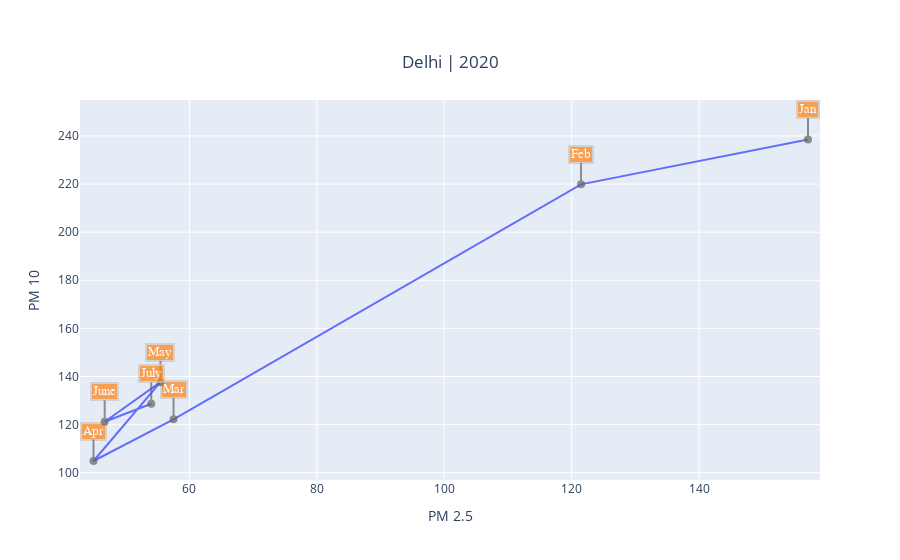
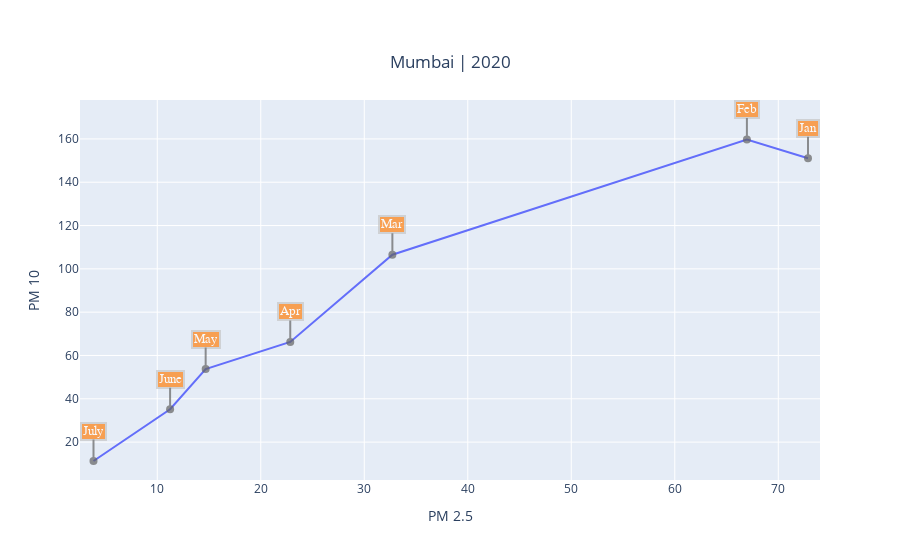
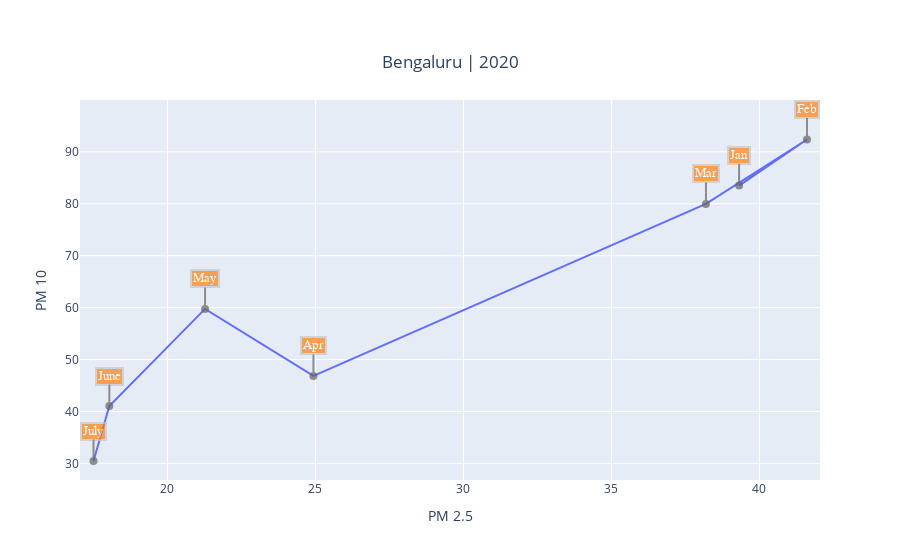
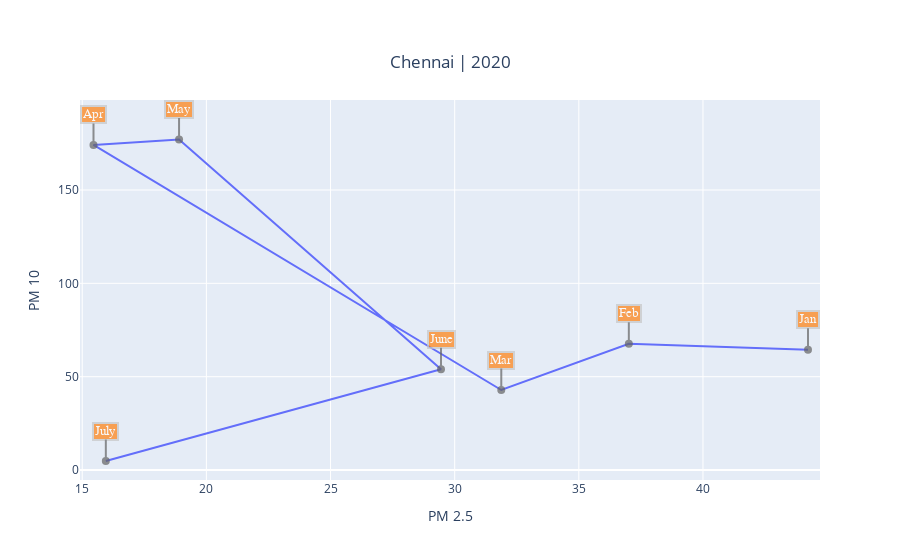

Notebook cell for these charts, in order:
### Code cell
city_num=0
for i in dfs:
    xlist = i["PM2.5"]
    xlist = np.asarray(xlist)
    ylist = i["PM10"]
    ylist = np.asarray(ylist)
    merged_list = tuple(zip(xlist, ylist))
    fig= go.Figure()
    fig.add_trace(go.Scatter(x=i['PM2.5'], y=i['PM10'], mode = 'lines'))

    fig.add_annotation(
                x=merged_list[0][0],
                y=merged_list[0][1],
                text="Jan",
    showarrow=True,
            font=dict(
                family="Courier New, monospace",
                size=13,
                color="#ffffff"
                ),
            align="center",
            arrowhead=6,
            arrowsize=1,
            arrowwidth=2,
            arrowcolor="#636363",
            ax=0,
            ay=-30,
            bordercolor="#c7c7c7",
            borderwidth=2,
            borderpad=1,
            bgcolor="#ff7f0e",
            opacity=0.7)

    fig.add_annotation(
                x=merged_list[1][0],
                y=merged_list[1][1],
                text="Feb",
    showarrow=True,
            font=dict(
                family="Courier New, monospace",
                size=13,
                color="#ffffff"
                ),
            align="center",
            arrowhead=6,
            arrowsize=1,
            arrowwidth=2,
            arrowcolor="#636363",
            ax=0,
            ay=-30,
            bordercolor="#c7c7c7",
            borderwidth=2,
            borderpad=1,
            bgcolor="#ff7f0e",
            opacity=0.7)

    fig.add_annotation(
                x=merged_list[2][0],
                y=merged_list[2][1],
                text="Mar",
    showarrow=True,
            font=dict(
                family="Courier New, monospace",
                size=13,
                color="#ffffff"
                ),
            align="center",
            arrowhead=6,
            arrowsize=1,
            arrowwidth=2,
            arrowcolor="#636363",
            ax=0,
            ay=-30,
            bordercolor="#c7c7c7",
            borderwidth=2,
            borderpad=1,
            bgcolor="#ff7f0e",
            opacity=0.7)

    fig.add_annotation(
                x=merged_list[3][0],
                y=merged_list[3][1],
                text="Apr",
    showarrow=True,
            font=dict(
                family="Courier New, monospace",
                size=13,
                color="#ffffff"
                ),
            align="center",
            arrowhead=6,
            arrowsize=1,
            arrowwidth=2,
            arrowcolor="#636363",
            ax=0,
            ay=-30,
            bordercolor="#c7c7c7",
            borderwidth=2,
            borderpad=1,
            bgcolor="#ff7f0e",
            opacity=0.7)

    fig.add_annotation(
                x=merged_list[4][0],
                y=merged_list[4][1],
                text="May",
    showarrow=True,
            font=dict(
                family="Courier New, monospace",
                size=13,
                color="#ffffff"
                ),
            align="center",
            arrowhead=6,
            arrowsize=1,
            arrowwidth=2,
            arrowcolor="#636363",
            ax=0,
            ay=-30,
            bordercolor="#c7c7c7",
            borderwidth=2,
            borderpad=1,
            bgcolor="#ff7f0e",
            opacity=0.7)

    fig.add_annotation(
                x=merged_list[5][0],
                y=merged_list[5][1],
                text="June",
    showarrow=True,
            font=dict(
                family="Courier New, monospace",
                size=13,
                color="#ffffff"
                ),
            align="center",
            arrowhead=6,
            arrowsize=1,
            arrowwidth=2,
            arrowcolor="#636363",
            ax=0,
            ay=-30,
            bordercolor="#c7c7c7",
            borderwidth=2,
            borderpad=1,
            bgcolor="#ff7f0e",
            opacity=0.7)

    fig.add_annotation(
                x=merged_list[6][0],
                y=merged_list[6][1],
                text="July",
    showarrow=True,
            font=dict(
                family="Courier New, monospace",
                size=13,
                color="#ffffff"
                ),
            align="center",
            arrowhead=6,
            arrowsize=1,
            arrowwidth=2,
            arrowcolor="#636363",
            ax=0,
            ay=-30,
            bordercolor="#c7c7c7",
            borderwidth=2,
            borderpad=1,
            bgcolor="#ff7f0e",
            opacity=0.7)

    ###########################################
    fig.update_layout(
        showlegend=False,
        title={
            'text': f" {city[city_num]} | 2020",
            'y':0.9,
            'x':0.5,
            'xanchor': 'center',
            'yanchor': 'top'},
        xaxis_title="PM 2.5",
        yaxis_title="PM 10",
        annotations=[
            dict(
                xref="x",
                yref="y",
            )
        ]
    )
    fig.show()
    fig.write_image(f'urban2020/{city[city_num]}.png',width=1500,height=600)
    city_num+=1

### Figure 1 — Plotly figure (JSON) as saved in the notebook; plotly's stock layout.template omitted (floating-point values rounded to 4 significant figures)
{"data": [{"mode": "lines", "type": "scatter", "x": [157.1, 121.5, 57.51, 44.94, 55.45, 46.69, 54.01], "y": [238.5, 219.9, 122.2, 104.9, 137.7, 121.2, 128.7]}], "layout": {"annotations": [{"align": "center", "arrowcolor": "#636363", "arrowhead": 6, "arrowsize": 1, "arrowwidth": 2, "ax": 0, "ay": -30, "bgcolor": "#ff7f0e", "bordercolor": "#c7c7c7", "borderpad": 1, "borderwidth": 2, "font": {"color": "#ffffff", "family": "Courier New, monospace", "size": 13}, "opacity": 0.7, "showarrow": true, "text": "Jan", "x": 157.1, "xref": "x", "y": 238.5, "yref": "y"}, {"align": "center", "arrowcolor": "#636363", "arrowhead": 6, "arrowsize": 1, "arrowwidth": 2, "ax": 0, "ay": -30, "bgcolor": "#ff7f0e", "bordercolor": "#c7c7c7", "borderpad": 1, "borderwidth": 2, "font": {"color": "#ffffff", "family": "Courier New, monospace", "size": 13}, "opacity": 0.7, "showarrow": true, "text": "Feb", "x": 121.5, "xref": "x", "y": 219.9, "yref": "y"}, {"align": "center", "arrowcolor": "#636363", "arrowhead": 6, "arrowsize": 1, "arrowwidth": 2, "ax": 0, "ay": -30, "bgcolor": "#ff7f0e", "bordercolor": "#c7c7c7", "borderpad": 1, "borderwidth": 2, "font": {"color": "#ffffff", "family": "Courier New, monospace", "size": 13}, "opacity": 0.7, "showarrow": true, "text": "Mar", "x": 57.51, "xref": "x", "y": 122.2, "yref": "y"}, {"align": "center", "arrowcolor": "#636363", "arrowhead": 6, "arrowsize": 1, "arrowwidth": 2, "ax": 0, "ay": -30, "bgcolor": "#ff7f0e", "bordercolor": "#c7c7c7", "borderpad": 1, "borderwidth": 2, "font": {"color": "#ffffff", "family": "Courier New, monospace", "size": 13}, "opacity": 0.7, "showarrow": true, "text": "Apr", "x": 44.94, "xref": "x", "y": 104.9, "yref": "y"}, {"align": "center", "arrowcolor": "#636363", "arrowhead": 6, "arrowsize": 1, "arrowwidth": 2, "ax": 0, "ay": -30, "bgcolor": "#ff7f0e", "bordercolor": "#c7c7c7", "borderpad": 1, "borderwidth": 2, "font": {"color": "#ffffff", "family": "Courier New, monospace", "size": 13}, "opacity": 0.7, "showarrow": true, "text": "May", "x": 55.45, "xref": "x", "y": 137.7, "yref": "y"}, {"align": "center", "arrowcolor": "#636363", "arrowhead": 6, "arrowsize": 1, "arrowwidth": 2, "ax": 0, "ay": -30, "bgcolor": "#ff7f0e", "bordercolor": "#c7c7c7", "borderpad": 1, "borderwidth": 2, "font": {"color": "#ffffff", "family": "Courier New, monospace", "size": 13}, "opacity": 0.7, "showarrow": true, "text": "June", "x": 46.69, "xref": "x", "y": 121.2, "yref": "y"}, {"align": "center", "arrowcolor": "#636363", "arrowhead": 6, "arrowsize": 1, "arrowwidth": 2, "ax": 0, "ay": -30, "bgcolor": "#ff7f0e", "bordercolor": "#c7c7c7", "borderpad": 1, "borderwidth": 2, "font": {"color": "#ffffff", "family": "Courier New, monospace", "size": 13}, "opacity": 0.7, "showarrow": true, "text": "July", "x": 54.01, "xref": "x", "y": 128.7, "yref": "y"}], "showlegend": false, "title": {"text": " Delhi | 2020", "x": 0.5, "xanchor": "center", "y": 0.9, "yanchor": "top"}, "xaxis": {"title": {"text": "PM 2.5"}}, "yaxis": {"title": {"text": "PM 10"}}}}

### Figure 2 — Plotly figure (JSON) as saved in the notebook; plotly's stock layout.template omitted (floating-point values rounded to 4 significant figures)
{"data": [{"mode": "lines", "type": "scatter", "x": [72.87, 66.97, 32.72, 22.85, 14.68, 11.24, 3.84], "y": [151.0, 159.7, 106.5, 66.27, 53.72, 35.19, 11.28]}], "layout": {"annotations": [{"align": "center", "arrowcolor": "#636363", "arrowhead": 6, "arrowsize": 1, "arrowwidth": 2, "ax": 0, "ay": -30, "bgcolor": "#ff7f0e", "bordercolor": "#c7c7c7", "borderpad": 1, "borderwidth": 2, "font": {"color": "#ffffff", "family": "Courier New, monospace", "size": 13}, "opacity": 0.7, "showarrow": true, "text": "Jan", "x": 72.87, "xref": "x", "y": 151.0, "yref": "y"}, {"align": "center", "arrowcolor": "#636363", "arrowhead": 6, "arrowsize": 1, "arrowwidth": 2, "ax": 0, "ay": -30, "bgcolor": "#ff7f0e", "bordercolor": "#c7c7c7", "borderpad": 1, "borderwidth": 2, "font": {"color": "#ffffff", "family": "Courier New, monospace", "size": 13}, "opacity": 0.7, "showarrow": true, "text": "Feb", "x": 66.97, "xref": "x", "y": 159.7, "yref": "y"}, {"align": "center", "arrowcolor": "#636363", "arrowhead": 6, "arrowsize": 1, "arrowwidth": 2, "ax": 0, "ay": -30, "bgcolor": "#ff7f0e", "bordercolor": "#c7c7c7", "borderpad": 1, "borderwidth": 2, "font": {"color": "#ffffff", "family": "Courier New, monospace", "size": 13}, "opacity": 0.7, "showarrow": true, "text": "Mar", "x": 32.72, "xref": "x", "y": 106.5, "yref": "y"}, {"align": "center", "arrowcolor": "#636363", "arrowhead": 6, "arrowsize": 1, "arrowwidth": 2, "ax": 0, "ay": -30, "bgcolor": "#ff7f0e", "bordercolor": "#c7c7c7", "borderpad": 1, "borderwidth": 2, "font": {"color": "#ffffff", "family": "Courier New, monospace", "size": 13}, "opacity": 0.7, "showarrow": true, "text": "Apr", "x": 22.85, "xref": "x", "y": 66.27, "yref": "y"}, {"align": "center", "arrowcolor": "#636363", "arrowhead": 6, "arrowsize": 1, "arrowwidth": 2, "ax": 0, "ay": -30, "bgcolor": "#ff7f0e", "bordercolor": "#c7c7c7", "borderpad": 1, "borderwidth": 2, "font": {"color": "#ffffff", "family": "Courier New, monospace", "size": 13}, "opacity": 0.7, "showarrow": true, "text": "May", "x": 14.68, "xref": "x", "y": 53.72, "yref": "y"}, {"align": "center", "arrowcolor": "#636363", "arrowhead": 6, "arrowsize": 1, "arrowwidth": 2, "ax": 0, "ay": -30, "bgcolor": "#ff7f0e", "bordercolor": "#c7c7c7", "borderpad": 1, "borderwidth": 2, "font": {"color": "#ffffff", "family": "Courier New, monospace", "size": 13}, "opacity": 0.7, "showarrow": true, "text": "June", "x": 11.24, "xref": "x", "y": 35.19, "yref": "y"}, {"align": "center", "arrowcolor": "#636363", "arrowhead": 6, "arrowsize": 1, "arrowwidth": 2, "ax": 0, "ay": -30, "bgcolor": "#ff7f0e", "bordercolor": "#c7c7c7", "borderpad": 1, "borderwidth": 2, "font": {"color": "#ffffff", "family": "Courier New, monospace", "size": 13}, "opacity": 0.7, "showarrow": true, "text": "July", "x": 3.84, "xref": "x", "y": 11.28, "yref": "y"}], "showlegend": false, "title": {"text": " Mumbai | 2020", "x": 0.5, "xanchor": "center", "y": 0.9, "yanchor": "top"}, "xaxis": {"title": {"text": "PM 2.5"}}, "yaxis": {"title": {"text": "PM 10"}}}}

### Figure 3 — Plotly figure (JSON) as saved in the notebook; plotly's stock layout.template omitted (floating-point values rounded to 4 significant figures)
{"data": [{"mode": "lines", "type": "scatter", "x": [39.31, 41.61, 38.19, 24.93, 21.27, 18.04, 17.5], "y": [83.5, 92.37, 79.97, 46.86, 59.76, 41.06, 30.48]}], "layout": {"annotations": [{"align": "center", "arrowcolor": "#636363", "arrowhead": 6, "arrowsize": 1, "arrowwidth": 2, "ax": 0, "ay": -30, "bgcolor": "#ff7f0e", "bordercolor": "#c7c7c7", "borderpad": 1, "borderwidth": 2, "font": {"color": "#ffffff", "family": "Courier New, monospace", "size": 13}, "opacity": 0.7, "showarrow": true, "text": "Jan", "x": 39.31, "xref": "x", "y": 83.5, "yref": "y"}, {"align": "center", "arrowcolor": "#636363", "arrowhead": 6, "arrowsize": 1, "arrowwidth": 2, "ax": 0, "ay": -30, "bgcolor": "#ff7f0e", "bordercolor": "#c7c7c7", "borderpad": 1, "borderwidth": 2, "font": {"color": "#ffffff", "family": "Courier New, monospace", "size": 13}, "opacity": 0.7, "showarrow": true, "text": "Feb", "x": 41.61, "xref": "x", "y": 92.37, "yref": "y"}, {"align": "center", "arrowcolor": "#636363", "arrowhead": 6, "arrowsize": 1, "arrowwidth": 2, "ax": 0, "ay": -30, "bgcolor": "#ff7f0e", "bordercolor": "#c7c7c7", "borderpad": 1, "borderwidth": 2, "font": {"color": "#ffffff", "family": "Courier New, monospace", "size": 13}, "opacity": 0.7, "showarrow": true, "text": "Mar", "x": 38.19, "xref": "x", "y": 79.97, "yref": "y"}, {"align": "center", "arrowcolor": "#636363", "arrowhead": 6, "arrowsize": 1, "arrowwidth": 2, "ax": 0, "ay": -30, "bgcolor": "#ff7f0e", "bordercolor": "#c7c7c7", "borderpad": 1, "borderwidth": 2, "font": {"color": "#ffffff", "family": "Courier New, monospace", "size": 13}, "opacity": 0.7, "showarrow": true, "text": "Apr", "x": 24.93, "xref": "x", "y": 46.86, "yref": "y"}, {"align": "center", "arrowcolor": "#636363", "arrowhead": 6, "arrowsize": 1, "arrowwidth": 2, "ax": 0, "ay": -30, "bgcolor": "#ff7f0e", "bordercolor": "#c7c7c7", "borderpad": 1, "borderwidth": 2, "font": {"color": "#ffffff", "family": "Courier New, monospace", "size": 13}, "opacity": 0.7, "showarrow": true, "text": "May", "x": 21.27, "xref": "x", "y": 59.76, "yref": "y"}, {"align": "center", "arrowcolor": "#636363", "arrowhead": 6, "arrowsize": 1, "arrowwidth": 2, "ax": 0, "ay": -30, "bgcolor": "#ff7f0e", "bordercolor": "#c7c7c7", "borderpad": 1, "borderwidth": 2, "font": {"color": "#ffffff", "family": "Courier New, monospace", "size": 13}, "opacity": 0.7, "showarrow": true, "text": "June", "x": 18.04, "xref": "x", "y": 41.06, "yref": "y"}, {"align": "center", "arrowcolor": "#636363", "arrowhead": 6, "arrowsize": 1, "arrowwidth": 2, "ax": 0, "ay": -30, "bgcolor": "#ff7f0e", "bordercolor": "#c7c7c7", "borderpad": 1, "borderwidth": 2, "font": {"color": "#ffffff", "family": "Courier New, monospace", "size": 13}, "opacity": 0.7, "showarrow": true, "text": "July", "x": 17.5, "xref": "x", "y": 30.48, "yref": "y"}], "showlegend": false, "title": {"text": " Bengaluru | 2020", "x": 0.5, "xanchor": "center", "y": 0.9, "yanchor": "top"}, "xaxis": {"title": {"text": "PM 2.5"}}, "yaxis": {"title": {"text": "PM 10"}}}}

### Figure 4 — Plotly figure (JSON) as saved in the notebook; plotly's stock layout.template omitted (floating-point values rounded to 4 significant figures)
{"data": [{"mode": "lines", "type": "scatter", "x": [44.23, 37.01, 31.88, 15.45, 18.9, 29.45, 15.95], "y": [64.41, 67.58, 42.87, 174.1, 177.0, 53.96, 4.85]}], "layout": {"annotations": [{"align": "center", "arrowcolor": "#636363", "arrowhead": 6, "arrowsize": 1, "arrowwidth": 2, "ax": 0, "ay": -30, "bgcolor": "#ff7f0e", "bordercolor": "#c7c7c7", "borderpad": 1, "borderwidth": 2, "font": {"color": "#ffffff", "family": "Courier New, monospace", "size": 13}, "opacity": 0.7, "showarrow": true, "text": "Jan", "x": 44.23, "xref": "x", "y": 64.41, "yref": "y"}, {"align": "center", "arrowcolor": "#636363", "arrowhead": 6, "arrowsize": 1, "arrowwidth": 2, "ax": 0, "ay": -30, "bgcolor": "#ff7f0e", "bordercolor": "#c7c7c7", "borderpad": 1, "borderwidth": 2, "font": {"color": "#ffffff", "family": "Courier New, monospace", "size": 13}, "opacity": 0.7, "showarrow": true, "text": "Feb", "x": 37.01, "xref": "x", "y": 67.58, "yref": "y"}, {"align": "center", "arrowcolor": "#636363", "arrowhead": 6, "arrowsize": 1, "arrowwidth": 2, "ax": 0, "ay": -30, "bgcolor": "#ff7f0e", "bordercolor": "#c7c7c7", "borderpad": 1, "borderwidth": 2, "font": {"color": "#ffffff", "family": "Courier New, monospace", "size": 13}, "opacity": 0.7, "showarrow": true, "text": "Mar", "x": 31.88, "xref": "x", "y": 42.87, "yref": "y"}, {"align": "center", "arrowcolor": "#636363", "arrowhead": 6, "arrowsize": 1, "arrowwidth": 2, "ax": 0, "ay": -30, "bgcolor": "#ff7f0e", "bordercolor": "#c7c7c7", "borderpad": 1, "borderwidth": 2, "font": {"color": "#ffffff", "family": "Courier New, monospace", "size": 13}, "opacity": 0.7, "showarrow": true, "text": "Apr", "x": 15.45, "xref": "x", "y": 174.1, "yref": "y"}, {"align": "center", "arrowcolor": "#636363", "arrowhead": 6, "arrowsize": 1, "arrowwidth": 2, "ax": 0, "ay": -30, "bgcolor": "#ff7f0e", "bordercolor": "#c7c7c7", "borderpad": 1, "borderwidth": 2, "font": {"color": "#ffffff", "family": "Courier New, monospace", "size": 13}, "opacity": 0.7, "showarrow": true, "text": "May", "x": 18.9, "xref": "x", "y": 177.0, "yref": "y"}, {"align": "center", "arrowcolor": "#636363", "arrowhead": 6, "arrowsize": 1, "arrowwidth": 2, "ax": 0, "ay": -30, "bgcolor": "#ff7f0e", "bordercolor": "#c7c7c7", "borderpad": 1, "borderwidth": 2, "font": {"color": "#ffffff", "family": "Courier New, monospace", "size": 13}, "opacity": 0.7, "showarrow": true, "text": "June", "x": 29.45, "xref": "x", "y": 53.96, "yref": "y"}, {"align": "center", "arrowcolor": "#636363", "arrowhead": 6, "arrowsize": 1, "arrowwidth": 2, "ax": 0, "ay": -30, "bgcolor": "#ff7f0e", "bordercolor": "#c7c7c7", "borderpad": 1, "borderwidth": 2, "font": {"color": "#ffffff", "family": "Courier New, monospace", "size": 13}, "opacity": 0.7, "showarrow": true, "text": "July", "x": 15.95, "xref": "x", "y": 4.85, "yref": "y"}], "showlegend": false, "title": {"text": " Chennai | 2020", "x": 0.5, "xanchor": "center", "y": 0.9, "yanchor": "top"}, "xaxis": {"title": {"text": "PM 2.5"}}, "yaxis": {"title": {"text": "PM 10"}}}}
